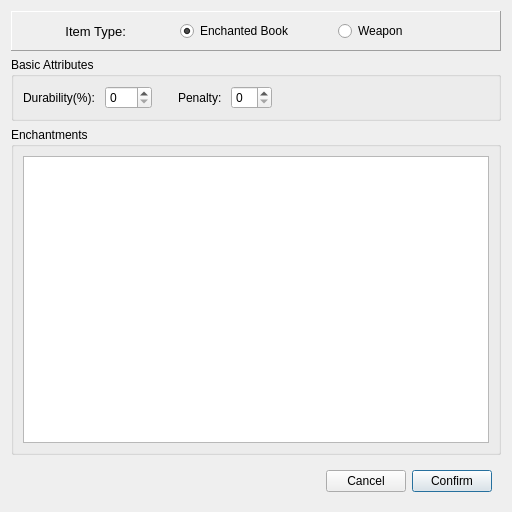
<?xml version="1.0" encoding="UTF-8"?>
<ui version="4.0">
 <class>ItemEditor</class>
 <widget class="QDialog" name="ItemEditor">
  <property name="geometry">
   <rect>
    <x>0</x>
    <y>0</y>
    <width>512</width>
    <height>512</height>
   </rect>
  </property>
  <property name="windowTitle">
   <string>Dialog</string>
  </property>
  <layout class="QVBoxLayout" name="verticalLayout">
   <item>
    <widget class="QFrame" name="frame">
     <property name="frameShape">
      <enum>QFrame::Panel</enum>
     </property>
     <property name="frameShadow">
      <enum>QFrame::Raised</enum>
     </property>
     <layout class="QHBoxLayout" name="horizontalLayout">
      <item>
       <widget class="QLabel" name="label">
        <property name="font">
         <font>
          <pointsize>10</pointsize>
         </font>
        </property>
        <property name="text">
         <string>Item Type: </string>
        </property>
        <property name="alignment">
         <set>Qt::AlignCenter</set>
        </property>
       </widget>
      </item>
      <item>
       <widget class="QRadioButton" name="radioEB">
        <property name="text">
         <string>Enchanted Book</string>
        </property>
        <property name="checked">
         <bool>true</bool>
        </property>
       </widget>
      </item>
      <item>
       <widget class="QRadioButton" name="radioW">
        <property name="text">
         <string>Weapon</string>
        </property>
       </widget>
      </item>
     </layout>
    </widget>
   </item>
   <item>
    <widget class="QGroupBox" name="groupBox_2">
     <property name="sizePolicy">
      <sizepolicy hsizetype="Preferred" vsizetype="Fixed">
       <horstretch>0</horstretch>
       <verstretch>0</verstretch>
      </sizepolicy>
     </property>
     <property name="title">
      <string>Basic Attributes</string>
     </property>
     <layout class="QGridLayout" name="gridLayout_2">
      <item row="0" column="4">
       <widget class="QSpinBox" name="sbPenalty"/>
      </item>
      <item row="0" column="1">
       <widget class="QSpinBox" name="sbDuration">
        <property name="maximum">
         <number>100</number>
        </property>
       </widget>
      </item>
      <item row="0" column="5">
       <spacer name="horizontalSpacer_3">
        <property name="orientation">
         <enum>Qt::Horizontal</enum>
        </property>
        <property name="sizeHint" stdset="0">
         <size>
          <width>346</width>
          <height>20</height>
         </size>
        </property>
       </spacer>
      </item>
      <item row="0" column="0">
       <widget class="QLabel" name="labelDurability">
        <property name="text">
         <string>Durability(%): </string>
        </property>
       </widget>
      </item>
      <item row="0" column="3">
       <widget class="QLabel" name="label_4">
        <property name="text">
         <string>Penalty: </string>
        </property>
       </widget>
      </item>
      <item row="0" column="2">
       <spacer name="horizontalSpacer_4">
        <property name="orientation">
         <enum>Qt::Horizontal</enum>
        </property>
        <property name="sizeType">
         <enum>QSizePolicy::Fixed</enum>
        </property>
        <property name="sizeHint" stdset="0">
         <size>
          <width>20</width>
          <height>20</height>
         </size>
        </property>
       </spacer>
      </item>
     </layout>
    </widget>
   </item>
   <item>
    <widget class="QGroupBox" name="groupBox_4">
     <property name="title">
      <string>Enchantments</string>
     </property>
     <layout class="QVBoxLayout" name="verticalLayout_5">
      <item>
       <widget class="EnchList" name="enchlist"/>
      </item>
     </layout>
    </widget>
   </item>
   <item>
    <widget class="QWidget" name="widget" native="true">
     <property name="sizePolicy">
      <sizepolicy hsizetype="Preferred" vsizetype="Fixed">
       <horstretch>0</horstretch>
       <verstretch>0</verstretch>
      </sizepolicy>
     </property>
     <layout class="QHBoxLayout" name="horizontalLayout_2">
      <item>
       <spacer name="horizontalSpacer">
        <property name="orientation">
         <enum>Qt::Horizontal</enum>
        </property>
        <property name="sizeHint" stdset="0">
         <size>
          <width>40</width>
          <height>20</height>
         </size>
        </property>
       </spacer>
      </item>
      <item>
       <widget class="QPushButton" name="btnCnacel">
        <property name="text">
         <string>Cancel</string>
        </property>
       </widget>
      </item>
      <item>
       <widget class="QPushButton" name="btnConfirm">
        <property name="text">
         <string>Confirm</string>
        </property>
        <property name="default">
         <bool>true</bool>
        </property>
        <property name="flat">
         <bool>false</bool>
        </property>
       </widget>
      </item>
     </layout>
    </widget>
   </item>
  </layout>
 </widget>
 <customwidgets>
  <customwidget>
   <class>EnchList</class>
   <extends>QListWidget</extends>
   <header location="global">enchlist.h</header>
  </customwidget>
 </customwidgets>
 <resources/>
 <connections/>
</ui>
